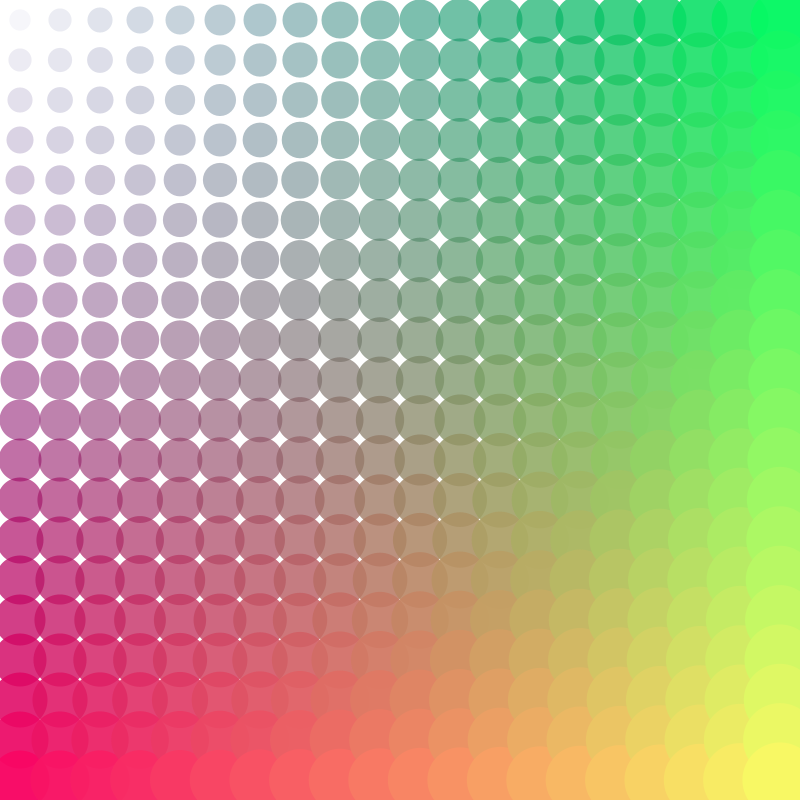
Frame 1 (no input)
Frame 60 (the mouse pressed at the canvas centre just before this capture): identical to frame 1, image omitted
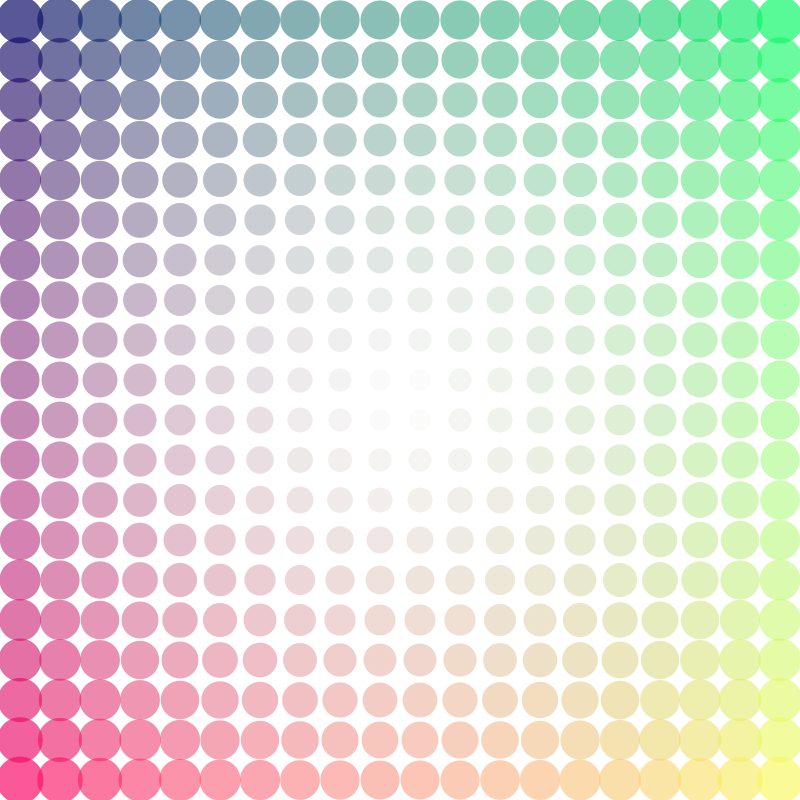
Frame 120 (the mouse held since frame 60 and released just before this capture)

The Processing sketch that drew these frames (run headless with seeded random() and noise(); from frame 60 on, the mouse is pressed at the canvas centre):

// Processing sketch: week_5_ellipse_by_loops_with_mousedist_and_opacity
// ── week_5_ellipse_by_loops_with_mousedist_and_opacity.pde
void setup(){
  size(800, 800);
  
  noStroke();
}

void draw(){   //affecting spacing, if you dont wanna calc math
 background(255);
 int numCircles = 20; 
 
 int size = width/numCircles; 
 
 for(int i = size/2; i<width; i+=width/numCircles){
     for(int j = size/2; j<height; j+=height/numCircles){
       int g = int(map(i, 0, width, 0, 255));
       int r = int(map(j, 0, height, 0, 255));
       
       float d = dist(mouseX, mouseY, i, j);
       //float o = dist(mouseX/1.5, mouseY/1.5, i/1.5, j/1.5); opacity
                         
                         //this controls the max distance of circle size to mouse dist, test width/4 and 100
       float s = map(d, 0, width/2, 20, 40);
       
       float o = map(d, 0, width, 0, 255);
       //float o = map(d, 0, width/2, 255, 63);
       fill(r, g, 100, o);
                 //four component affects opacity (r, g, 100, 63)
       ellipse(i, j, s, s);
       //ellipse(i, i, size, size) diagonal line
     }
  }
}
